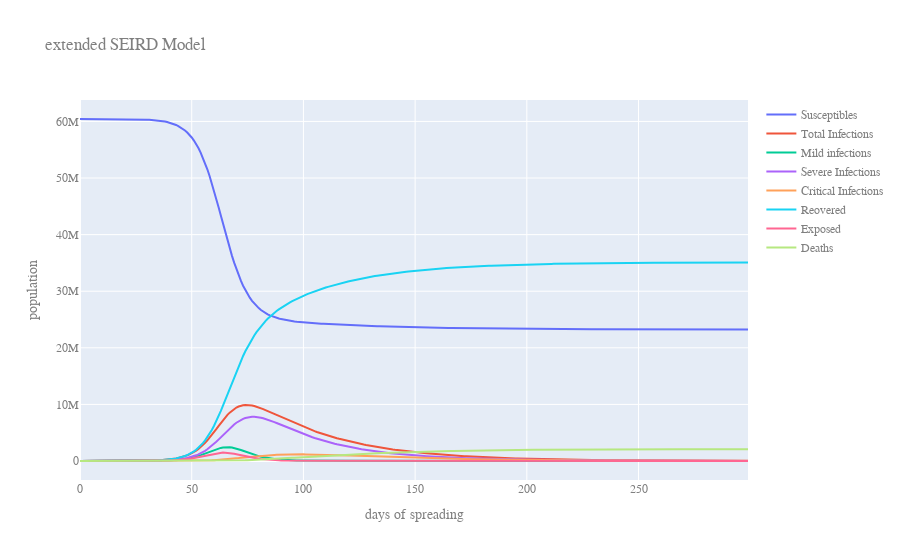

Notebook source saved alongside this figure:
### Markdown cell above
#### traditional calibration

### Code cell
ENERGY = 'I'
cases_multiplier = 1
deaths_multiplier = 1
df = pd.read_csv('../data/dpc-covid19-ita-andamento-nazionale.csv').drop('stato',1)
df['D'] = deaths_multiplier*df['deceduti']
df['I'] = cases_multiplier*df['totale_attualmente_positivi']
N = 60431283
I10 = df['I'].iloc[0]
y_fit = df[ENERGY].values
I20 = 0
I30 = 0
R0 = 0
E0 = 0
D0 = 0
S0 = N - E0 - I10 - I20 - I30 - R0 - D0 
time_range = 300
beta1, beta2, beta3, IncubPeriod, DurMildInf, FracSevere, FracCritical,  DurHosp, DurICU, CFR = calibrate_SEIIIRD(
    y_fit = y_fit,               
    S0 = S0,
    I10 = I10,
    I20 = I20,
    I30 = I30,
    R0 = R0,
    E0 = E0,
    D0 = D0,
    time_horizon = time_range,
    bounds= [
        (0, .9), #beta1
        (0, .5), #beta2
        (0, .3), #beta3
        (1, 30), #IncubPeriod
        (1, 30), #DurMildInf
        (0, 0.3), #FracSevere
        (0, 0.1),#FracCritical
        (1, 30), #DurHosp
        (1, 30), #DurICU
        (0, 0.1), #CFR
       ],
    use_differential_evolution = True)
cases  = plot_SEIIIRD(range(time_range), N, E0, I10, I20, I30, 
                                          R0, D0, beta1, beta2, beta3, 
            IncubPeriod, DurMildInf, FracSevere, FracCritical, DurHosp, 
            DurICU, CFR, y_actual=y_fit, output = ['S', 'I', 'R', 'D', 'E'])

### Figure 1 — Plotly figure (JSON) as saved in the notebook; plotly's stock layout.template omitted (floating-point values rounded to 4 significant figures; data arrays with more than 128 entries replaced by an {"elided": "..."} marker saying what was removed)
{"data": [{"mode": "lines", "name": "Susceptibles", "type": "scatter", "x": {"elided": "300 int values"}, "y": {"elided": "300 float values"}}, {"mode": "lines", "name": "Total Infections", "type": "scatter", "x": {"elided": "300 int values"}, "y": {"elided": "300 float values"}}, {"mode": "lines", "name": "Mild infections", "type": "scatter", "x": {"elided": "300 int values"}, "y": {"elided": "300 float values"}}, {"mode": "lines", "name": "Severe Infections", "type": "scatter", "x": {"elided": "300 int values"}, "y": {"elided": "300 float values"}}, {"mode": "lines", "name": "Critical Infections", "type": "scatter", "x": {"elided": "300 int values"}, "y": {"elided": "300 float values"}}, {"mode": "lines", "name": "Reovered", "type": "scatter", "x": {"elided": "300 int values"}, "y": {"elided": "300 float values"}}, {"mode": "lines", "name": "Exposed", "type": "scatter", "x": {"elided": "300 int values"}, "y": {"elided": "300 float values"}}, {"mode": "lines", "name": "Deaths", "type": "scatter", "x": {"elided": "300 int values"}, "y": {"elided": "300 float values"}}], "layout": {"font": {"color": "#7f7f7f", "family": "Courier New, monospace", "size": 12}, "title": {"text": "extended SEIRD Model"}, "xaxis": {"title": {"text": "days of spreading"}}, "yaxis": {"title": {"text": "population"}}}}
